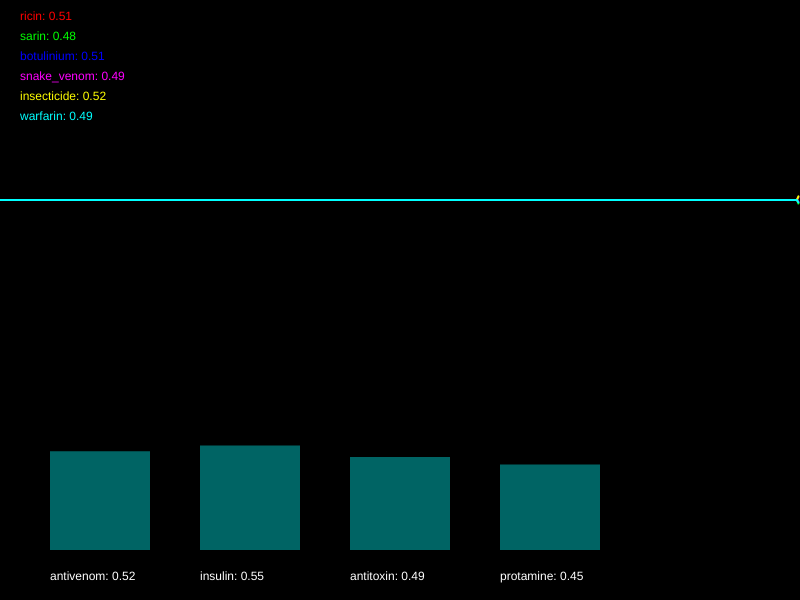
Frame 1 (no input)
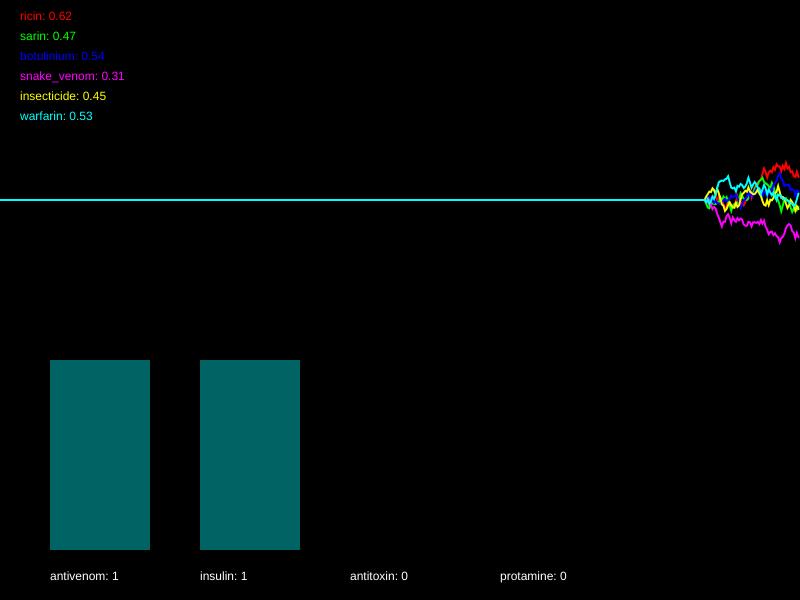
Frame 60 (no input)
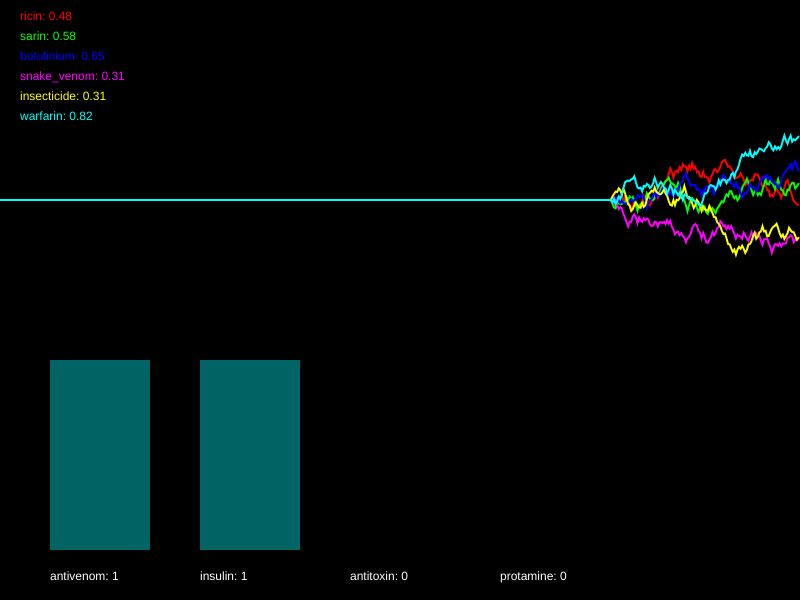
Frame 120 (the mouse pressed at the canvas centre since frame 60)

The p5.js sketch that drew these frames (run headless with seeded random() and noise() and a simulated clock; from frame 60 on, the mouse is pressed at the canvas centre):

// p5.js sketch
// ── sketch.js
/*

Officer: 7311170
CaseNum: 401-2-79076276-7311170

Case 401 - The Case of Norbert's Weiner Stand
Stage 3 - Bilious bagel

As I suspected Norbert has struck again. Ever inventive he’s set up a bagel stand and has laced the cream cheese with an ingenious but vicious toxin. This one is quite deadly so get yourself down to the lab right away.

You must develop the antidote by using conditional statements in the draw loop to do the following.

	- If ricin goes above 0.34 or warfarin goes above 0.3, whilst at the same time, insecticide goes above 0.58, try decreasing antivenom by 0.04
	- When snake_venom dips below 0.75 or botulinium dips below 0.51, increment antivenom by 0.02
	- If snake_venom goes above 0.39 and warfarin goes above 0.54, try decreasing insulin by 0.05
	- If ricin dips below 0.75, or on the other hand, sarin goes above 0.31 and botulinium dips below 0.58, try increasing insulin by 0.05
	- When either warfarin dips below 0.41, sarin goes above 0.63, or perhaps ricin goes above 0.28, decrement antitoxin by 0.01
	- When snake_venom goes above 0.59 or insecticide goes above 0.58, increase antitoxin by 0.02
	- When warfarin goes above 0.56 or ricin dips below 0.55, decrease protamine by 0.05
	- If botulinium dips below 0.43, whilst at the same time, snake_venom dips below 0.46 or sarin dips below 0.64, increase protamine by 0.02


Your conditional statements should consider the following poisons:

	- ricin
	- sarin
	- botulinium
	- snake_venom
	- insecticide
	- warfarin


Your conditional statements should modify the following antidotes:

	- antivenom
	- insulin
	- antitoxin
	- protamine


- There are many ways to complete this task but you should only use the following commands:

	if(){}
	>
	<
	&&
	||
	+=
	-=

*/

//Declare the poison variables
var ricin;
var sarin;
var botulinium;
var snake_venom;
var insecticide;
var warfarin;


//Declare the antidote variables
var antivenom;
var insulin;
var antitoxin;
var protamine;


//This variable is used for drawing the graph
var graphs;


function setup()
{

	createCanvas(800,600);
	strokeWeight(2);

	//initialise the poisons and antidotes
	ricin = 0.5;
	sarin = 0.5;
	botulinium = 0.5;
	snake_venom = 0.5;
	insecticide = 0.5;
	warfarin = 0.5;
	antivenom = 0.5;
	insulin = 0.5;
	antitoxin = 0.5;
	protamine = 0.5;


	//fills the graph with empty values
	graphs = [];

	for(var i = 0; i < 6; i++)
	{
		graphs.push([]);
		for(var j = 0; j < 512; j++)
		{
			graphs[i].push(0.5);
		}
	}

}

function draw()
{

	//Develop the antidote below
	//Write conditional statements to change the amount of each substance ...

    if((ricin > 0.34 || warfarin > 0.3) && insecticide > 0.58){
        antivenom -= 0.04;
    }
    if(snake_venom < 0.75 || botulinium < 0.51){
        antivenom += 0.02;
    }
    if(snake_venom > 0.39 && warfarin > 0.54){
        insulin -= 0.05;
    }
    if((ricin < 0.75) || (sarin > 0.31 && botulinium < 0.58)){
        insulin += 0.05;
    }
    if (warfarin < 0.41 || sarin > 0.63 || ricin > 0.28) {
        antitoxin -= 0.01;
    }
    if (snake_venom > 0.59 || insecticide > 0.58) {
        antitoxin += 0.02;
    }
    if(warfarin > 0.56 || ricin < 0.55){
        protamine -= 0.05;
    }
    if (botulinium < 0.43 && (snake_venom < 0.46 || sarin <0.64)){
        protamine += 0.02;
    }
    


	//////////////////////////////////////////////////////

	//the code below generates new values using random numbers

	/*
		For testing, you might want to temporarily comment out
		these lines and set the same variables to constant values
		instead.
	*/

	ricin = nextValue(graphs[0],ricin);
	sarin = nextValue(graphs[1],sarin);
	botulinium = nextValue(graphs[2],botulinium);
	snake_venom = nextValue(graphs[3],snake_venom);
	insecticide = nextValue(graphs[4],insecticide);
	warfarin = nextValue(graphs[5],warfarin);


	antivenom = constrain(antivenom, 0, 1);
	insulin = constrain(insulin, 0, 1);
	antitoxin = constrain(antitoxin, 0, 1);
	protamine = constrain(protamine, 0, 1);


	///////// DO NOT CHANGE THE CODE BELOW ///////////

	//drawing code

	// set background
	background(0);
	noFill();

	//draw the graphs for the vitals
	var colors = [
	color(255, 0, 0),
	color(0, 255, 0),
	color(0, 0, 255),
	color(255, 0, 255),
	color(255, 255, 0),
	color(0, 255, 255)
	];

	for(var i = 0; i < graphs.length; i++)
	{
		stroke(colors[i]);
		drawGraph(graphs[i]);
	}

	//draw the poisons as text
	noStroke();
	fill(colors[0]);
	text('ricin: ' + nf(ricin,1,2), 20,20);
	fill(colors[1]);
	text('sarin: ' + nf(sarin,1,2), 20,40);
	fill(colors[2]);
	text('botulinium: ' + nf(botulinium,1,2), 20,60);
	fill(colors[3]);
	text('snake_venom: ' + nf(snake_venom,1,2), 20,80);
	fill(colors[4]);
	text('insecticide: ' + nf(insecticide,1,2), 20,100);
	fill(colors[5]);
	text('warfarin: ' + nf(warfarin,1,2), 20,120);


	//draw the antidotes bar chart
	drawBar(antivenom,50,'antivenom');
	drawBar(insulin,200,'insulin');
	drawBar(antitoxin,350,'antitoxin');
	drawBar(protamine,500,'protamine');


}

function nextValue(graph, val)
{
	//gets the next value for a vital and puts it in an array for drawing
	var delta = random(-0.03,0.03);

	val += delta;
	if(val > 1 || val < 0)
	{
		delta *= -1;
		val += delta * 2;
	}

	graph.push(val)
	graph.shift();
	return val;
}

function drawGraph(graph)
{
	//draws an array as a graph
	beginShape();
	for(var i = 0; i < graph.length; i++)
	{
			vertex(width * i/512, height * 0.5 - graph[i]* height/3)
	}
	endShape();
}


function drawBar(val, x, name)
{
	//draws the bars for bar chart
    noStroke();
    fill(0,100,100);
	var mh = height * 0.4 - 50;
	rect(x,(height - 50) - val*mh, 100, val*mh);
    fill(255);
	text(name + ": " + val, x, height - 20);
}
